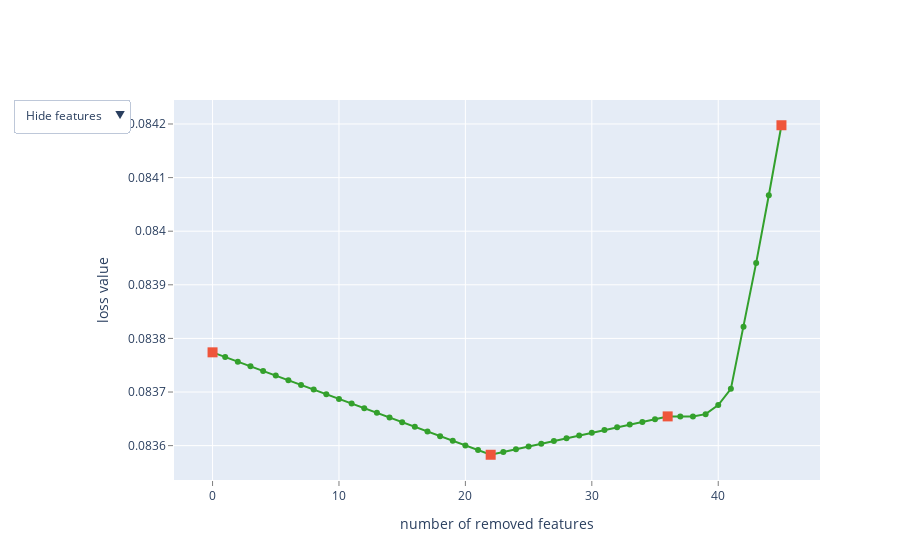

Notebook code cell kept with this figure:
### Code cell
summary = selector.select_features(
    train_pool, # X_train, y_train
    #eval_set=test_pool, # The validation dataset or datasets used for the following processes: overfitting detector, best iteration selection, monitoring metrics changes
    features_for_select='0-' + str(X_test.shape[1]-1), # Features which participate in the selection.
    num_features_to_select=15, # The number of features to select from features_for_select.
    steps=3, # The number of times for training the model. Use more steps for more accurate selection
    algorithm=EFeaturesSelectionAlgorithm.RecursiveByShapValues, # the most accurate method
    shap_calc_type=EShapCalcType.Exact, # The method of the SHAP values calculations ordered by accuracy: Approximate, Regular, Exact
#     train_final_model=True, # If specified, then the model with selected features will be trained after features selection.
    #logging_level='Silent', # optimized metric, elapsed time of training, remaining time of training
    plot=True
)

### Figure 1 — Plotly figure (JSON) as saved in the notebook; plotly's stock layout.template omitted (floating-point values rounded to 4 significant figures)
{"data": [{"line": {"color": "rgb(51,160,44)"}, "mode": "lines+markers", "name": "", "text": ["", "Wilderness_Area_Count", "Aspect", "Slope", "Hillshade_9am", "Hillshade_3pm", "Wilderness_Area2", "Soil_Type1", "Hillshade_mean", "amp_Hillshade", "Soil_Type3", "Soil_Type5", "Soil_Type6", "Soil_Type7", "Soil_Type8", "Soil_Type9", "Soil_Type11", "Soil_Type12", "Soil_Type13", "Soil_Type14", "Soil_Type15", "Soil_Type16", "Soil_Type17", "Soil_Type18", "Soil_Type19", "Soil_Type20", "Soil_Type21", "Soil_Type24", "Soil_Type25", "Soil_Type26", "Soil_Type27", "Soil_Type28", "Soil_Type30", "Soil_Type31", "Soil_Type32", "Soil_Type33", "Soil_Type34", "Soil_Type36", "Soil_Type37", "Soil_Type29", "Soil_Type35", "x_dist_hydrlgy", "Soil_Type2", "Soil_Type10", "ecldn_dist_hydrlgy", "Soil_Type40"], "type": "scatter", "x": [0, 1, 2, 3, 4, 5, 6, 7, 8, 9, 10, 11, 12, 13, 14, 15, 16, 17, 18, 19, 20, 21, 22, 23, 24, 25, 26, 27, 28, 29, 30, 31, 32, 33, 34, 35, 36, 37, 38, 39, 40, 41, 42, 43, 44, 45], "y": [0.08377, 0.08377, 0.08376, 0.08375, 0.08374, 0.08373, 0.08372, 0.08371, 0.0837, 0.0837, 0.08369, 0.08368, 0.08367, 0.08366, 0.08365, 0.08364, 0.08364, 0.08363, 0.08362, 0.08361, 0.0836, 0.08359, 0.08358, 0.08359, 0.08359, 0.0836, 0.0836, 0.08361, 0.08361, 0.08362, 0.08362, 0.08363, 0.08363, 0.08364, 0.08364, 0.08365, 0.08365, 0.08365, 0.08365, 0.08366, 0.08368, 0.08371, 0.08382, 0.08394, 0.08407, 0.0842]}, {"marker": {"size": 10, "symbol": "square"}, "mode": "markers", "name": "", "text": ["", "Soil_Type17", "Soil_Type34", "Soil_Type40"], "type": "scatter", "x": [0, 22, 36, 45], "y": [0.08377, 0.08358, 0.08365, 0.0842]}, {"mode": "text", "name": "", "text": ["", "57", "1", "2", "6", "8", "11", "14", "58", "59", "16", "18", "19", "20", "21", "22", "24", "25", "26", "27", "28", "29", "30", "31", "32", "33", "34", "37", "38", "39", "40", "41", "43", "44", "45", "46", "47", "49", "50", "42", "48", "3", "15", "23", "55", "53"], "textfont": {"color": "rgb(51,160,44)", "family": "sans serif", "size": 18}, "textposition": "bottom center", "type": "scatter", "visible": false, "x": [0, 1, 2, 3, 4, 5, 6, 7, 8, 9, 10, 11, 12, 13, 14, 15, 16, 17, 18, 19, 20, 21, 22, 23, 24, 25, 26, 27, 28, 29, 30, 31, 32, 33, 34, 35, 36, 37, 38, 39, 40, 41, 42, 43, 44, 45], "y": [0.08377, 0.08377, 0.08376, 0.08375, 0.08374, 0.08373, 0.08372, 0.08371, 0.0837, 0.0837, 0.08369, 0.08368, 0.08367, 0.08366, 0.08365, 0.08364, 0.08364, 0.08363, 0.08362, 0.08361, 0.0836, 0.08359, 0.08358, 0.08359, 0.08359, 0.0836, 0.0836, 0.08361, 0.08361, 0.08362, 0.08362, 0.08363, 0.08363, 0.08364, 0.08364, 0.08365, 0.08365, 0.08365, 0.08365, 0.08366, 0.08368, 0.08371, 0.08382, 0.08394, 0.08407, 0.0842]}, {"mode": "text", "name": "", "text": ["", "Wilderness_Area_Count", "Aspect", "Slope", "Hillshade_9am", "Hillshade_3pm", "Wilderness_Area2", "Soil_Type1", "Hillshade_mean", "amp_Hillshade", "Soil_Type3", "Soil_Type5", "Soil_Type6", "Soil_Type7", "Soil_Type8", "Soil_Type9", "Soil_Type11", "Soil_Type12", "Soil_Type13", "Soil_Type14", "Soil_Type15", "Soil_Type16", "Soil_Type17", "Soil_Type18", "Soil_Type19", "Soil_Type20", "Soil_Type21", "Soil_Type24", "Soil_Type25", "Soil_Type26", "Soil_Type27", "Soil_Type28", "Soil_Type30", "Soil_Type31", "Soil_Type32", "Soil_Type33", "Soil_Type34", "Soil_Type36", "Soil_Type37", "Soil_Type29", "Soil_Type35", "x_dist_hydrlgy", "Soil_Type2", "Soil_Type10", "ecldn_dist_hydrlgy", "Soil_Type40"], "textfont": {"color": "rgb(51,160,44)", "family": "sans serif", "size": 18}, "textposition": "bottom center", "type": "scatter", "visible": false, "x": [0, 1, 2, 3, 4, 5, 6, 7, 8, 9, 10, 11, 12, 13, 14, 15, 16, 17, 18, 19, 20, 21, 22, 23, 24, 25, 26, 27, 28, 29, 30, 31, 32, 33, 34, 35, 36, 37, 38, 39, 40, 41, 42, 43, 44, 45], "y": [0.08377, 0.08377, 0.08376, 0.08375, 0.08374, 0.08373, 0.08372, 0.08371, 0.0837, 0.0837, 0.08369, 0.08368, 0.08367, 0.08366, 0.08365, 0.08364, 0.08364, 0.08363, 0.08362, 0.08361, 0.0836, 0.08359, 0.08358, 0.08359, 0.08359, 0.0836, 0.0836, 0.08361, 0.08361, 0.08362, 0.08362, 0.08363, 0.08363, 0.08364, 0.08364, 0.08365, 0.08365, 0.08365, 0.08365, 0.08366, 0.08368, 0.08371, 0.08382, 0.08394, 0.08407, 0.0842]}], "layout": {"showlegend": false, "updatemenus": [{"active": 0, "buttons": [{"args": [{"visible": [true, true, false, false]}], "label": "Hide features", "method": "update"}, {"args": [{"visible": [true, true, true, false]}], "label": "Show indices", "method": "update"}, {"args": [{"visible": [true, true, false, true]}], "label": "Show names", "method": "update"}], "pad": {"r": 10, "t": 10}, "showactive": true, "x": -0.25, "xanchor": "left", "y": 1.03, "yanchor": "top"}], "xaxis": {"gridcolor": "rgb(255,255,255)", "showgrid": true, "showline": false, "showticklabels": true, "tickcolor": "rgb(127,127,127)", "ticks": "outside", "title": {"text": "number of removed features"}, "zeroline": false}, "yaxis": {"gridcolor": "rgb(255,255,255)", "showgrid": true, "showline": false, "showticklabels": true, "tickcolor": "rgb(127,127,127)", "ticks": "outside", "title": {"text": "loss value"}, "zeroline": false}}}
